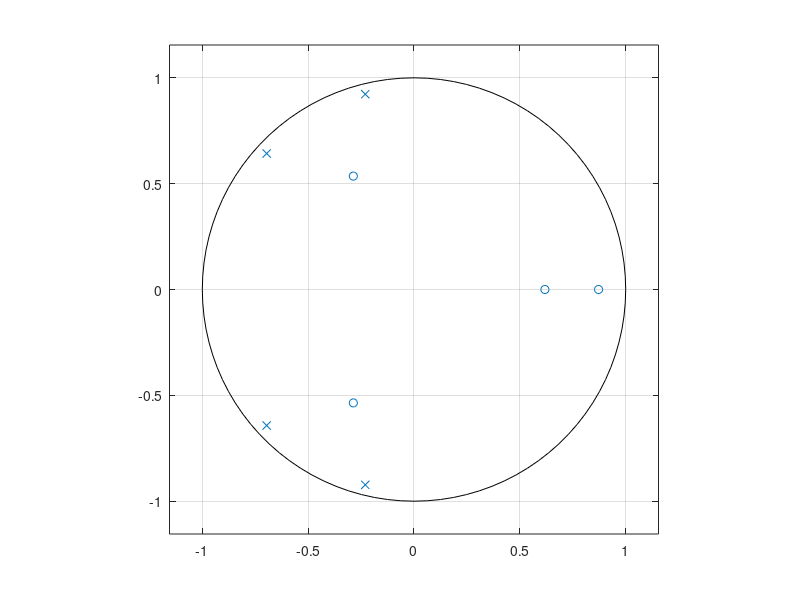
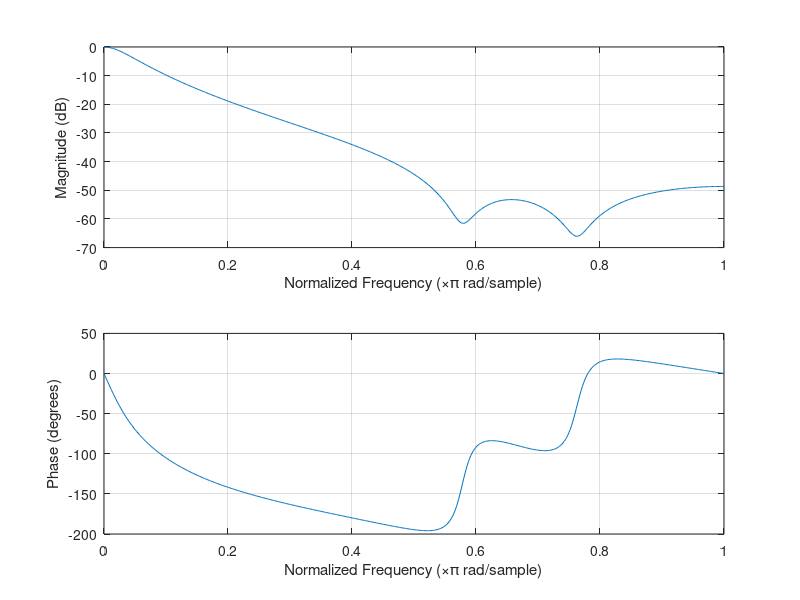
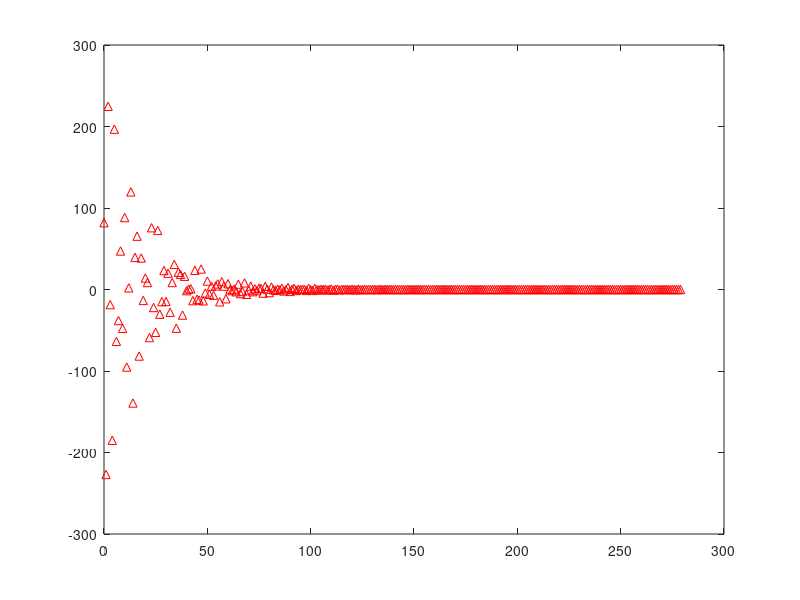
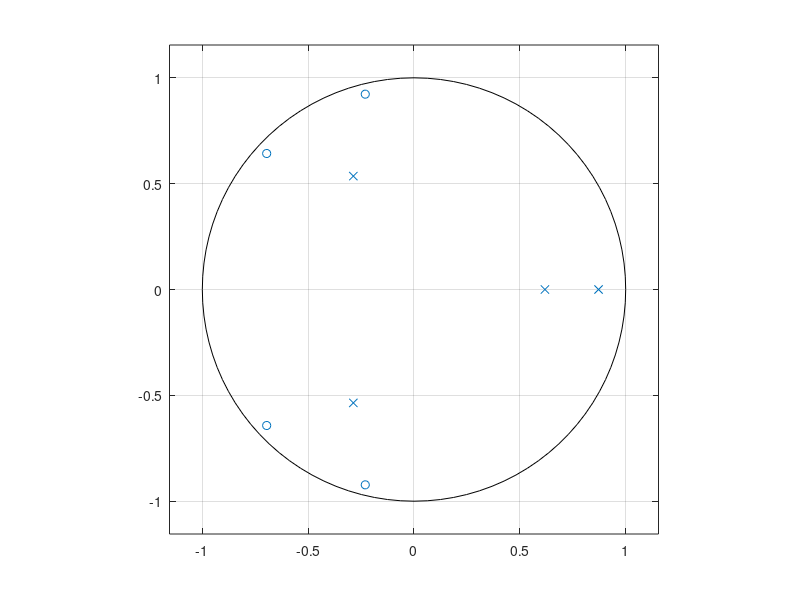

Write the MATLAB code that produced these figures, in order.
b=[0.0122,0.0226,0.0298,0.0204,0.0099];
a=[1,-0.9170,0.0540,-0.2410,0.1990];
figure (1)
zplane(a,b)
figure (2)
freqz(b,a)
figure (3)
impz(a,b)
figure(4)
zplane(b,a)
figure(5)
freqz(a,b)
figure(6)
impz(b,a)

